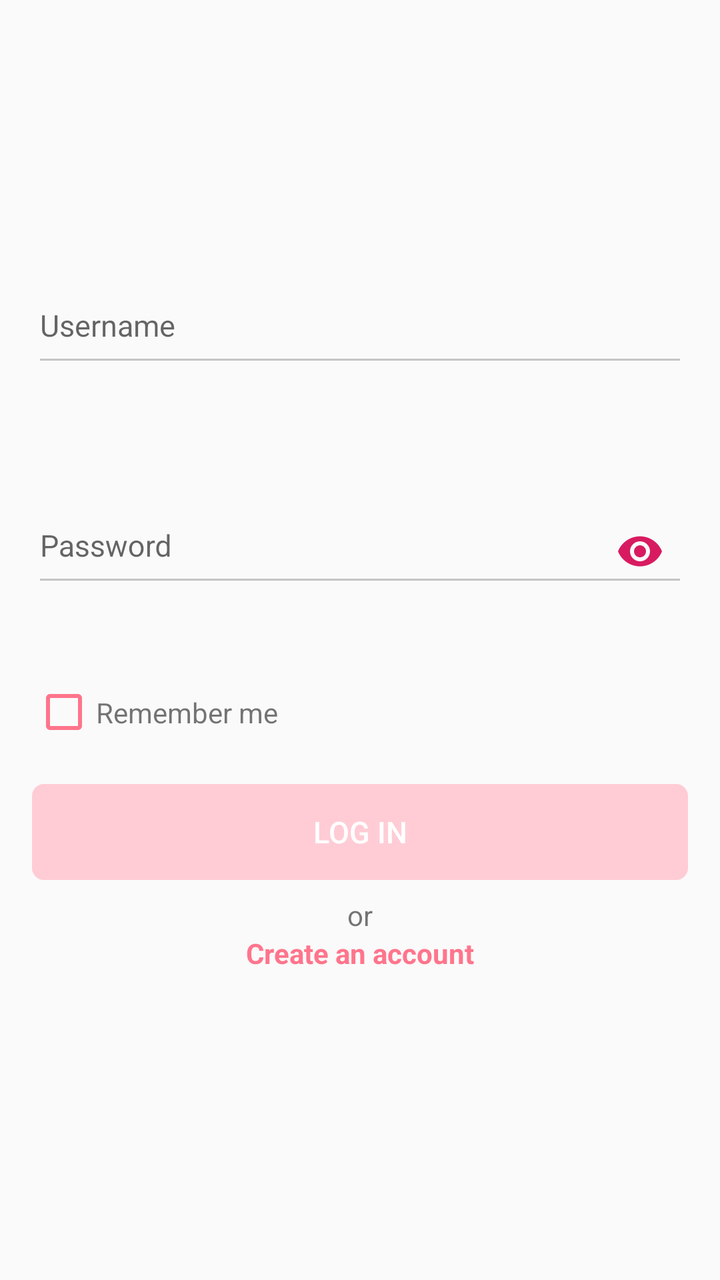
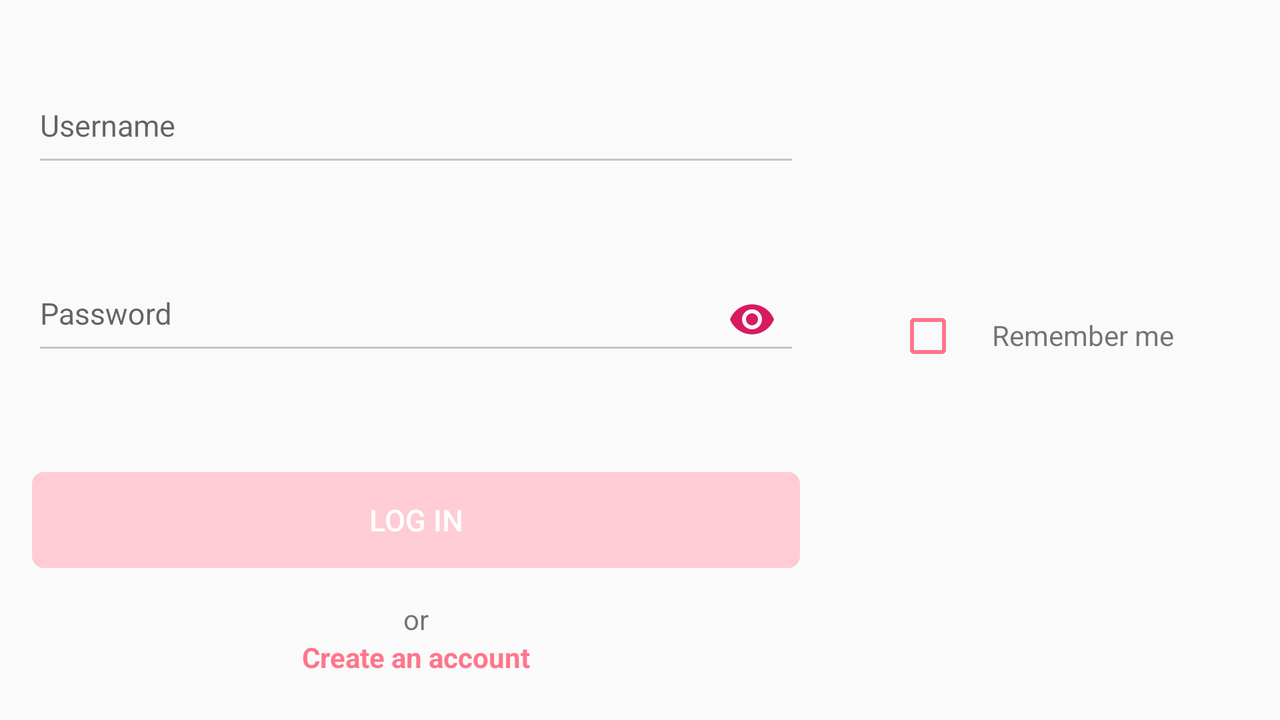

First picture: res/layout/ on a phone held upright. Second picture: the repository's own variant of that layout, on a device whose configuration matches the variant's folder. Source for both follows.
<!-- AndroidManifest.xml: application theme AppTheme -->
<!-- res/layout/activity_login.xml -->
<?xml version="1.0" encoding="utf-8"?>
<ScrollView
        xmlns:android="http://schemas.android.com/apk/res/android"
        android:layout_width="match_parent"
        android:layout_height="match_parent">
    <androidx.constraintlayout.widget.ConstraintLayout
            xmlns:app="http://schemas.android.com/apk/res-auto"
            android:layout_width="match_parent"
            android:layout_height="wrap_content">
        <ImageView android:id="@+id/appLogo"
                   android:layout_width="wrap_content"
                   android:layout_height="wrap_content"
                   android:src="@drawable/ic_logo_mark"
                   app:layout_constraintTop_toTopOf="parent"
                   app:layout_constraintRight_toRightOf="parent"
                   app:layout_constraintLeft_toLeftOf="parent"
                   android:layout_marginTop="100dp"
        />
        <com.google.android.material.textfield.TextInputLayout
                android:id="@+id/usernameLayout"
                android:layout_width="match_parent"
                android:layout_height="wrap_content"
                android:layout_marginStart="@dimen/margin_2x"
                android:layout_marginEnd="@dimen/margin_2x"
                android:layout_marginTop="@dimen/margin_4x"
                app:layout_constraintTop_toBottomOf="@id/appLogo"
                app:layout_constraintRight_toRightOf="parent"
                app:layout_constraintLeft_toLeftOf="parent"
                android:theme="@style/Input"
                app:errorEnabled="true">
            <com.google.android.material.textfield.TextInputEditText
                    android:id="@+id/usernameInput"
                    android:layout_width="match_parent"
                    android:layout_height="wrap_content"
                    android:hint="Username"
                    android:textSize="@dimen/textSize_3x"
                    android:paddingBottom="@dimen/padding_3x"/>

        </com.google.android.material.textfield.TextInputLayout>

        <com.google.android.material.textfield.TextInputLayout
                android:id="@+id/passwordLayout"
                android:layout_width="match_parent"
                android:layout_height="wrap_content"
                android:layout_marginStart="@dimen/margin_2x"
                android:layout_marginEnd="@dimen/margin_2x"
                android:layout_marginTop="@dimen/margin_4x"
                app:layout_constraintTop_toBottomOf="@id/usernameLayout"
                app:layout_constraintRight_toRightOf="parent"
                app:layout_constraintLeft_toLeftOf="parent"
                android:theme="@style/Input"
                app:errorEnabled="true"
                app:passwordToggleEnabled="true"
                app:passwordToggleDrawable="@drawable/ic_show_password"
                app:passwordToggleTint="@color/colorAccent">
            <com.google.android.material.textfield.TextInputEditText
                    android:id="@+id/passwordInput"
                    android:layout_width="match_parent"
                    android:layout_height="wrap_content"
                    android:hint="Password"
                    android:textSize="@dimen/textSize_3x"
                    android:paddingBottom="@dimen/padding_3x"
                    android:inputType="textPassword"/>

        </com.google.android.material.textfield.TextInputLayout>
        <CheckBox android:id="@+id/rememberMe"
                  android:layout_width="wrap_content"
                  android:layout_height="wrap_content"
                  app:layout_constraintTop_toBottomOf="@+id/passwordLayout"
                  app:layout_constraintLeft_toLeftOf="parent"
                  android:layout_marginStart="@dimen/margin_2x"
                  app:layout_constraintBottom_toTopOf="@id/btnLogin"
                  android:buttonTint="#ff758c"/>
        <TextView android:layout_width="wrap_content"
                  android:layout_height="wrap_content"
                  app:layout_constraintStart_toEndOf="@+id/rememberMe"
                  app:layout_constraintTop_toBottomOf="@+id/passwordLayout"
                  android:text="Remember me"
                  app:layout_constraintBottom_toTopOf="@id/btnLogin"/>
        <TextView android:id="@+id/errorLogin"
                  android:layout_width="wrap_content"
                  android:layout_height="wrap_content"
                  app:layout_constraintTop_toBottomOf="@id/passwordLayout"
                  app:layout_constraintLeft_toLeftOf="parent"
                  app:layout_constraintRight_toRightOf="parent"
                  android:visibility="invisible"
                  android:textColor="@android:color/holo_red_dark"
                  android:text="Placeholder"/>
        <Button
                android:id="@+id/btnLogin"
                style="@style/FullScreen.Button"
                app:layout_constraintTop_toBottomOf="@+id/passwordLayout"
                app:layout_constraintLeft_toLeftOf="parent"
                app:layout_constraintRight_toRightOf="parent"
                android:layout_marginTop="@dimen/margin_9x"
                android:layout_marginStart="@dimen/margin_2x"
                android:layout_marginEnd="@dimen/margin_2x"
                android:text="LOG IN"/>
        <LinearLayout android:layout_width="match_parent"
                      android:orientation="vertical"
                      android:gravity="center_horizontal"
                      android:weightSum="10"
                      android:layout_height="wrap_content"
                      app:layout_constraintTop_toBottomOf="@+id/btnLogin">
            <TextView android:layout_width="wrap_content"
                      android:layout_height="wrap_content"
                      android:layout_marginTop="@dimen/margin_1x"
                      android:layout_weight="5"
                      android:text="or"/>
            <TextView android:id="@+id/registerClick"
                      android:layout_width="wrap_content"
                      android:layout_height="wrap_content"
                      android:layout_weight="5"
                      android:text="Create an account"
                      android:textColor="#ff758c"
                      android:textStyle="bold"/>

        </LinearLayout>

    </androidx.constraintlayout.widget.ConstraintLayout>
</ScrollView>
<!-- resources referenced by this layout -->
<resources>
  <color name="colorAccent">#D81B60</color>
  <dimen name="margin_1x">8dp</dimen>
  <dimen name="margin_2x">16dp</dimen>
  <dimen name="margin_4x">32dp</dimen>
  <dimen name="margin_9x">72dp</dimen>
  <dimen name="padding_3x">15dp</dimen>
  <dimen name="textSize_3x">15sp</dimen>
  <style name="FullScreen.Button">
          <item name="android:textSize">@dimen/textSize_3x</item>
          <item name="android:textColor">#ffffff</item>
          <item name="android:background">@drawable/btn_selector</item>
          <item name="android:enabled">false</item>
      </style>
  <style name="Input">
          <item name="colorControlNormal">@color/cardview_shadow_start_color</item>
          <item name="colorControlActivated">@color/cardview_shadow_start_color</item>
      </style>
  <style name="AppTheme" parent="Theme.AppCompat.Light.NoActionBar">
          <item name="colorPrimary">@color/colorPrimary</item>
          <item name="colorPrimaryDark">@color/colorPrimaryDark</item>
          <item name="colorAccent">@color/colorAccent</item>
      </style>
  <!-- drawable btn_selector (drawable) -->
  <?xml version="1.0" encoding="utf-8"?>
  <selector xmlns:android="http://schemas.android.com/apk/res/android">
      <item android:state_enabled="true" android:drawable="@drawable/btn_enabled"></item>
      <item android:drawable="@drawable/btn_disabled"></item>
  </selector>
  <color name="colorPrimary">#008577</color>
  <color name="colorPrimaryDark">#000000</color>
  <!-- drawable btn_enabled (drawable) -->
  <?xml version="1.0" encoding="utf-8"?>
  <shape  xmlns:android="http://schemas.android.com/apk/res/android">
      <solid android:color="#ff758c"/>
      <corners android:radius="6sp"/>
  </shape>
  <!-- drawable btn_disabled (drawable-hdpi) -->
  <?xml version="1.0" encoding="utf-8"?>
  <shape  xmlns:android="http://schemas.android.com/apk/res/android">
      <solid android:color="#ffccd5"/>
      <corners android:radius="6sp"/>
  </shape>
</resources>
<!-- res/layout-land/activity_login.xml (the repository's variant of the layout above) -->
<!-- drawn on the phone turned sideways -->
<?xml version="1.0" encoding="utf-8"?>
<androidx.constraintlayout.widget.ConstraintLayout
        xmlns:android="http://schemas.android.com/apk/res/android"
        xmlns:app="http://schemas.android.com/apk/res-auto"
        android:layout_width="match_parent"
        android:layout_height="match_parent">
    <androidx.constraintlayout.widget.Guideline
            android:id="@+id/guide"
            android:layout_width="wrap_content"
            android:layout_height="wrap_content"
            android:orientation="vertical"
            app:layout_constraintGuide_percent="0.65"/>
    <androidx.constraintlayout.widget.Guideline
            android:id="@+id/guideRight"
            android:layout_width="wrap_content"
            android:layout_height="wrap_content"
            android:orientation="vertical"
            app:layout_constraintGuide_percent="0.9"/>
    <com.google.android.material.textfield.TextInputLayout
            android:id="@+id/usernameLayout"
            android:layout_width="0dp"
            android:layout_height="wrap_content"
            android:layout_marginStart="@dimen/margin_2x"
            android:layout_marginEnd="@dimen/margin_2x"
            android:layout_marginTop="@dimen/margin_4x"
            app:layout_constraintTop_toTopOf="parent"
            app:layout_constraintRight_toLeftOf="@+id/guide"
            app:layout_constraintLeft_toLeftOf="parent"
            android:theme="@style/Input"
            app:errorEnabled="true">
        <com.google.android.material.textfield.TextInputEditText
                android:id="@+id/usernameInput"
                android:layout_width="match_parent"
                android:layout_height="wrap_content"
                android:hint="Username"
                android:textSize="@dimen/textSize_3x"
                android:paddingBottom="@dimen/padding_3x"/>
    </com.google.android.material.textfield.TextInputLayout>
    <com.google.android.material.textfield.TextInputLayout
            android:id="@+id/passwordLayout"
            android:layout_width="0dp"
            android:layout_height="wrap_content"
            android:layout_marginStart="@dimen/margin_2x"
            android:layout_marginEnd="@dimen/margin_2x"
            android:layout_marginTop="@dimen/margin_2x"
            app:layout_constraintTop_toBottomOf="@id/usernameLayout"
            app:layout_constraintRight_toLeftOf="@id/guide"
            app:layout_constraintLeft_toLeftOf="parent"
            android:theme="@style/Input"
            app:errorEnabled="true"
            app:passwordToggleEnabled="true"
            app:passwordToggleDrawable="@drawable/ic_show_password"
            app:passwordToggleTint="@color/colorAccent">
        <com.google.android.material.textfield.TextInputEditText
                android:id="@+id/passwordInput"
                android:layout_width="match_parent"
                android:layout_height="wrap_content"
                android:hint="Password"
                android:textSize="@dimen/textSize_3x"
                android:paddingBottom="@dimen/padding_3x"
                android:inputType="textPassword"/>

    </com.google.android.material.textfield.TextInputLayout>

    <Button
            android:id="@+id/btnLogin"
            android:layout_width="0dp"
            android:layout_height="wrap_content"
            app:layout_constraintTop_toBottomOf="@+id/passwordLayout"
            app:layout_constraintLeft_toLeftOf="parent"
            app:layout_constraintRight_toLeftOf="@id/guide"
            android:layout_marginTop="@dimen/margin_4x"
            android:layout_marginStart="@dimen/margin_2x"
            android:layout_marginEnd="@dimen/margin_2x"
            android:textSize="@dimen/textSize_3x"
            android:textColor="#ffffff"
            android:background="@drawable/btn_selector"
            android:enabled="false"
            android:text="LOG IN"/>
    <LinearLayout android:layout_width="0dp"
                  android:orientation="vertical"
                  android:gravity="center_horizontal"
                  android:weightSum="10"
                  android:layout_marginTop="@dimen/margin_1x"
                  app:layout_constraintLeft_toLeftOf="parent"
                  app:layout_constraintRight_toLeftOf="@id/guide"
                  android:layout_height="wrap_content"
                  app:layout_constraintTop_toBottomOf="@+id/btnLogin">
        <TextView android:layout_width="wrap_content"
                  android:layout_height="wrap_content"
                  android:layout_marginTop="@dimen/margin_1x"
                  android:layout_weight="5"
                  android:text="or"/>
        <TextView android:id="@+id/registerClick"
                  android:layout_width="wrap_content"
                  android:layout_height="wrap_content"
                  android:layout_weight="5"
                  android:text="Create an account"
                  android:textColor="#ff758c"
                  android:textStyle="bold"/>

    </LinearLayout>
    <ImageView android:id="@+id/appLogo"
               android:layout_width="wrap_content"
               android:layout_height="wrap_content"
               android:src="@drawable/ic_logo_mark"
               app:layout_constraintTop_toTopOf="parent"
               app:layout_constraintRight_toRightOf="@id/guideRight"
               app:layout_constraintLeft_toRightOf="@id/guide"
               android:layout_marginTop="136dp"
    />
    <CheckBox android:id="@+id/rememberMe"
              android:layout_width="wrap_content"
              android:layout_height="wrap_content"
              app:layout_constraintTop_toBottomOf="@+id/appLogo"
              app:layout_constraintLeft_toRightOf="@id/guide"
              android:layout_marginTop="@dimen/margin_2x"
              android:layout_marginLeft="@dimen/margin_4x"
              android:buttonTint="#ff758c"/>
    <TextView android:layout_width="wrap_content"
              android:layout_height="wrap_content"
              app:layout_constraintStart_toEndOf="@+id/rememberMe"
              app:layout_constraintTop_toBottomOf="@+id/appLogo"
              app:layout_constraintRight_toRightOf="parent"
              android:layout_marginStart="@dimen/margin_2x"
              android:layout_marginTop="@dimen/margin_2_75x"
              android:text="Remember me"/>
    <TextView android:id="@+id/errorLogin"
              android:layout_width="0dp"
              android:layout_height="wrap_content"
              app:layout_constraintTop_toBottomOf="@id/rememberMe"
              app:layout_constraintLeft_toRightOf="@id/guide"
              app:layout_constraintRight_toRightOf="parent"
              android:visibility="invisible"
              android:textColor="@android:color/holo_red_dark"
              android:text="Placeholder"/>


</androidx.constraintlayout.widget.ConstraintLayout>
<!-- resources referenced by the variant -->
<!-- as the phone turned sideways resolves them -->
<resources>
  <color name="colorAccent">#D81B60</color>
  <dimen name="margin_1x">8dp</dimen>
  <dimen name="margin_2_75x">22dp</dimen>
  <dimen name="margin_2x">16dp</dimen>
  <dimen name="margin_4x">32dp</dimen>
  <dimen name="padding_3x">15dp</dimen>
  <dimen name="textSize_3x">15sp</dimen>
  <!-- drawable btn_selector (drawable) -->
  <?xml version="1.0" encoding="utf-8"?>
  <selector xmlns:android="http://schemas.android.com/apk/res/android">
      <item android:state_enabled="true" android:drawable="@drawable/btn_enabled"></item>
      <item android:drawable="@drawable/btn_disabled"></item>
  </selector>
  <style name="Input">
          <item name="colorControlNormal">@color/cardview_shadow_start_color</item>
          <item name="colorControlActivated">@color/cardview_shadow_start_color</item>
      </style>
  <style name="AppTheme" parent="Theme.AppCompat.Light.NoActionBar">
          <item name="colorPrimary">@color/colorPrimary</item>
          <item name="colorPrimaryDark">@color/colorPrimaryDark</item>
          <item name="colorAccent">@color/colorAccent</item>
      </style>
  <!-- drawable btn_enabled (drawable) -->
  <?xml version="1.0" encoding="utf-8"?>
  <shape  xmlns:android="http://schemas.android.com/apk/res/android">
      <solid android:color="#ff758c"/>
      <corners android:radius="6sp"/>
  </shape>
  <!-- drawable btn_disabled (drawable-hdpi) -->
  <?xml version="1.0" encoding="utf-8"?>
  <shape  xmlns:android="http://schemas.android.com/apk/res/android">
      <solid android:color="#ffccd5"/>
      <corners android:radius="6sp"/>
  </shape>
  <color name="colorPrimary">#008577</color>
  <color name="colorPrimaryDark">#000000</color>
</resources>
